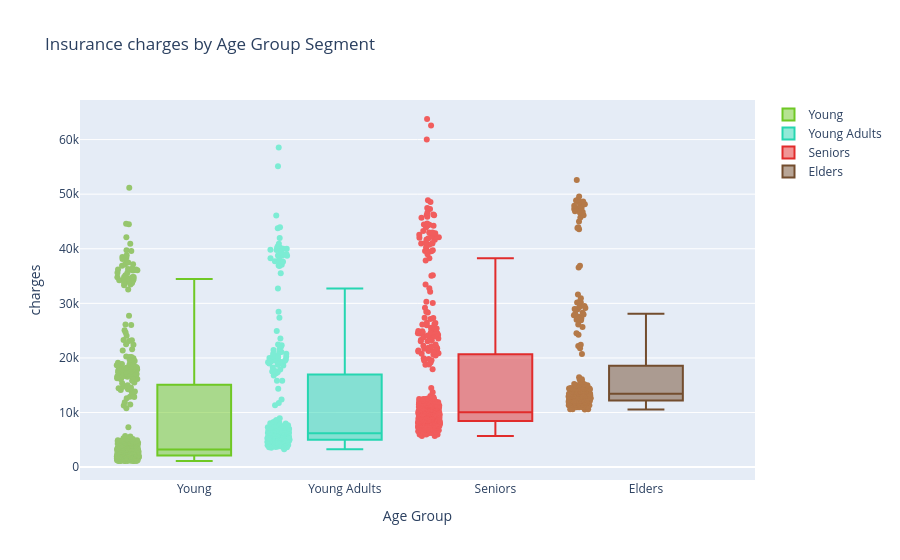

Source (notebook cell):
### Code cell
# @title
young = df['charges'].loc[df['Age_Group'] == 'Young'].values.tolist()
young_adults = df['charges'].loc[df['Age_Group'] == 'Young Adults'].values.tolist()
senior = df['charges'].loc[df['Age_Group'] == 'Senior'].values.tolist()
elder_charge = df['charges'].loc[df['Age_Group'] == 'Elder'].values.tolist()

# Create the box plots by age category
young_credit = go.Box(
    y = young,
    name = "Young",
    jitter = 0.3,
    pointpos = -1.8,
    boxpoints = 'all',
    marker = dict(
        color = 'rgb(150, 198, 109)'),
    line = dict(
        color = 'rgb(111, 200, 37)')
)

young_adults_credit = go.Box(
    y = young_adults,
    name = "Young Adults",
    jitter = 0.3,
    pointpos = -1.8,
    boxpoints = 'all',
    marker = dict(
        color = 'rgb(124, 236, 212)'),
    line = dict(
        color = 'rgb(38, 214, 177)')
)

senior_credit = go.Box(
    y = senior,
    name = "Seniors",
    jitter = 0.3,
    pointpos = -1.8,
    boxpoints = 'all',
    marker = dict(
        color = 'rgb(241, 93, 93)'),
    line = dict(
        color = 'rgb(225, 44, 44)')
)

elder_charge = go.Box(
    y = elder_charge,
    name = "Elders",
    jitter = 0.3,
    pointpos = -1.8,
    boxpoints = 'all',
    marker = dict(
        color = 'rgb(180, 121, 72)'),
    line = dict(
        color = 'rgb(115, 77, 46)')
)

data = [young_credit, young_adults_credit, senior_credit, elder_charge]

layout = dict(
    title="Insurance charges by Age Group Segment",
    xaxis = dict(title="Age Group"),
    yaxis= dict(title="charges")
)

fig = dict(data=data, layout=layout)
iplot(fig, filename="Box Plot")

### Figure 1 — Plotly figure (JSON) as saved in the notebook; plotly's stock layout.template omitted (floating-point values rounded to 4 significant figures; data arrays with more than 128 entries replaced by an {"elided": "..."} marker saying what was removed)
{"data": [{"boxpoints": "all", "jitter": 0.3, "line": {"color": "rgb(111, 200, 37)"}, "marker": {"color": "rgb(150, 198, 109)"}, "name": "Young", "pointpos": -1.8, "type": "box", "y": {"elided": "417 float values"}}, {"boxpoints": "all", "jitter": 0.3, "line": {"color": "rgb(38, 214, 177)"}, "marker": {"color": "rgb(124, 236, 212)"}, "name": "Young Adults", "pointpos": -1.8, "type": "box", "y": {"elided": "284 float values"}}, {"boxpoints": "all", "jitter": 0.3, "line": {"color": "rgb(225, 44, 44)"}, "marker": {"color": "rgb(241, 93, 93)"}, "name": "Seniors", "pointpos": -1.8, "type": "box", "y": {"elided": "421 float values"}}, {"boxpoints": "all", "jitter": 0.3, "line": {"color": "rgb(115, 77, 46)"}, "marker": {"color": "rgb(180, 121, 72)"}, "name": "Elders", "pointpos": -1.8, "type": "box", "y": {"elided": "216 float values"}}], "layout": {"title": {"text": "Insurance charges by Age Group Segment"}, "xaxis": {"title": {"text": "Age Group"}}, "yaxis": {"title": {"text": "charges"}}}}
